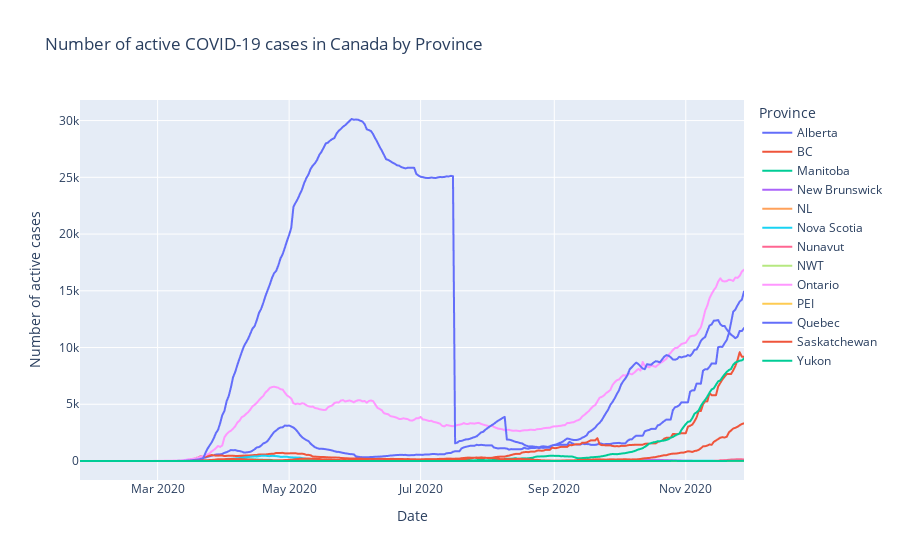

The code cell stored with this chart in its notebook:
### Code cell
# Plot I_it new cases for each province
fig = px.line(
    active_cases_provinces,
    x="date",
    y="active_cases",
    color="province",
    title="Number of active COVID-19 cases in Canada by Province",
    labels=dict(
        date="Date",
        active_cases="Number of active cases",
        province="Province",
    ),
    height=600,
)
fig.show()

### Figure 1 — Plotly figure (JSON) as saved in the notebook; plotly's stock layout.template omitted (floating-point values rounded to 4 significant figures; data arrays with more than 128 entries replaced by an {"elided": "..."} marker saying what was removed)
{"data": [{"hovertemplate": "Province=Alberta<br>Date=%{x}<br>Number of active cases=%{y}<extra></extra>", "legendgroup": "Alberta", "line": {"color": "#636efa", "dash": "solid"}, "mode": "lines", "name": "Alberta", "showlegend": true, "type": "scattergl", "x": {"elided": "309 str values"}, "xaxis": "x", "y": {"elided": "309 int values"}, "yaxis": "y"}, {"hovertemplate": "Province=BC<br>Date=%{x}<br>Number of active cases=%{y}<extra></extra>", "legendgroup": "BC", "line": {"color": "#EF553B", "dash": "solid"}, "mode": "lines", "name": "BC", "showlegend": true, "type": "scattergl", "x": {"elided": "309 str values"}, "xaxis": "x", "y": {"elided": "309 int values"}, "yaxis": "y"}, {"hovertemplate": "Province=Manitoba<br>Date=%{x}<br>Number of active cases=%{y}<extra></extra>", "legendgroup": "Manitoba", "line": {"color": "#00cc96", "dash": "solid"}, "mode": "lines", "name": "Manitoba", "showlegend": true, "type": "scattergl", "x": {"elided": "309 str values"}, "xaxis": "x", "y": {"elided": "309 int values"}, "yaxis": "y"}, {"hovertemplate": "Province=New Brunswick<br>Date=%{x}<br>Number of active cases=%{y}<extra></extra>", "legendgroup": "New Brunswick", "line": {"color": "#ab63fa", "dash": "solid"}, "mode": "lines", "name": "New Brunswick", "showlegend": true, "type": "scattergl", "x": {"elided": "309 str values"}, "xaxis": "x", "y": {"elided": "309 int values"}, "yaxis": "y"}, {"hovertemplate": "Province=NL<br>Date=%{x}<br>Number of active cases=%{y}<extra></extra>", "legendgroup": "NL", "line": {"color": "#FFA15A", "dash": "solid"}, "mode": "lines", "name": "NL", "showlegend": true, "type": "scattergl", "x": {"elided": "309 str values"}, "xaxis": "x", "y": {"elided": "309 int values"}, "yaxis": "y"}, {"hovertemplate": "Province=Nova Scotia<br>Date=%{x}<br>Number of active cases=%{y}<extra></extra>", "legendgroup": "Nova Scotia", "line": {"color": "#19d3f3", "dash": "solid"}, "mode": "lines", "name": "Nova Scotia", "showlegend": true, "type": "scattergl", "x": {"elided": "309 str values"}, "xaxis": "x", "y": {"elided": "309 int values"}, "yaxis": "y"}, {"hovertemplate": "Province=Nunavut<br>Date=%{x}<br>Number of active cases=%{y}<extra></extra>", "legendgroup": "Nunavut", "line": {"color": "#FF6692", "dash": "solid"}, "mode": "lines", "name": "Nunavut", "showlegend": true, "type": "scattergl", "x": {"elided": "309 str values"}, "xaxis": "x", "y": {"elided": "309 int values"}, "yaxis": "y"}, {"hovertemplate": "Province=NWT<br>Date=%{x}<br>Number of active cases=%{y}<extra></extra>", "legendgroup": "NWT", "line": {"color": "#B6E880", "dash": "solid"}, "mode": "lines", "name": "NWT", "showlegend": true, "type": "scattergl", "x": {"elided": "309 str values"}, "xaxis": "x", "y": {"elided": "309 int values"}, "yaxis": "y"}, {"hovertemplate": "Province=Ontario<br>Date=%{x}<br>Number of active cases=%{y}<extra></extra>", "legendgroup": "Ontario", "line": {"color": "#FF97FF", "dash": "solid"}, "mode": "lines", "name": "Ontario", "showlegend": true, "type": "scattergl", "x": {"elided": "309 str values"}, "xaxis": "x", "y": {"elided": "309 int values"}, "yaxis": "y"}, {"hovertemplate": "Province=PEI<br>Date=%{x}<br>Number of active cases=%{y}<extra></extra>", "legendgroup": "PEI", "line": {"color": "#FECB52", "dash": "solid"}, "mode": "lines", "name": "PEI", "showlegend": true, "type": "scattergl", "x": {"elided": "309 str values"}, "xaxis": "x", "y": {"elided": "309 int values"}, "yaxis": "y"}, {"hovertemplate": "Province=Quebec<br>Date=%{x}<br>Number of active cases=%{y}<extra></extra>", "legendgroup": "Quebec", "line": {"color": "#636efa", "dash": "solid"}, "mode": "lines", "name": "Quebec", "showlegend": true, "type": "scattergl", "x": {"elided": "309 str values"}, "xaxis": "x", "y": {"elided": "309 int values"}, "yaxis": "y"}, {"hovertemplate": "Province=Saskatchewan<br>Date=%{x}<br>Number of active cases=%{y}<extra></extra>", "legendgroup": "Saskatchewan", "line": {"color": "#EF553B", "dash": "solid"}, "mode": "lines", "name": "Saskatchewan", "showlegend": true, "type": "scattergl", "x": {"elided": "309 str values"}, "xaxis": "x", "y": {"elided": "309 int values"}, "yaxis": "y"}, {"hovertemplate": "Province=Yukon<br>Date=%{x}<br>Number of active cases=%{y}<extra></extra>", "legendgroup": "Yukon", "line": {"color": "#00cc96", "dash": "solid"}, "mode": "lines", "name": "Yukon", "showlegend": true, "type": "scattergl", "x": {"elided": "309 str values"}, "xaxis": "x", "y": {"elided": "309 int values"}, "yaxis": "y"}], "layout": {"autosize": true, "legend": {"title": {"text": "Province"}, "tracegroupgap": 0}, "title": {"text": "Number of active COVID-19 cases in Canada by Province"}, "xaxis": {"anchor": "y", "autorange": true, "domain": [0, 1], "range": ["2020-01-25", "2020-11-28"], "title": {"text": "Date"}, "type": "date"}, "yaxis": {"anchor": "x", "autorange": true, "domain": [0, 1], "range": [-1674.0, 31810.0], "title": {"text": "Number of active cases"}, "type": "linear"}}}
